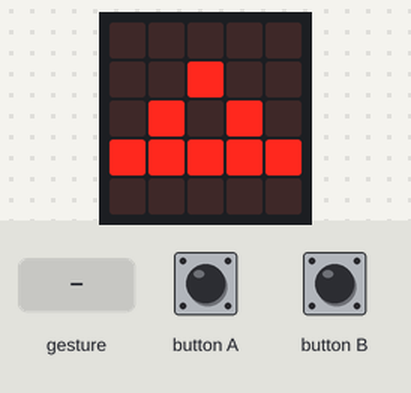
The program below on a simulated BBC micro:bit running MicroPython. Parts: the board's 5×5 LED display. The test bench sets the inputs (shaded band). No radio messages arrive unless stated (any console line starting 'radio sent:' is added by the test bench); a tilt is held for 1.5 s and a shake lasts 1 s, then the board lies face up again; what the program prints to the serial console is not drawn.

Above: at 1.2 s.
1.3 s: gesture 'up'
At 2.6 s:
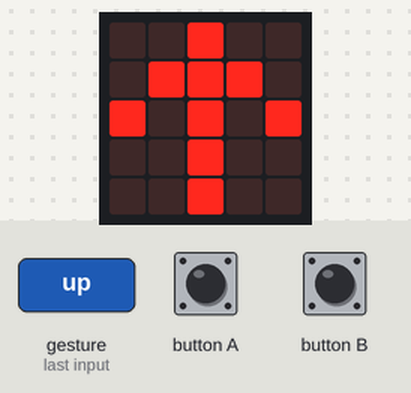
4.3 s: gesture 'left'
At 4.9 s:
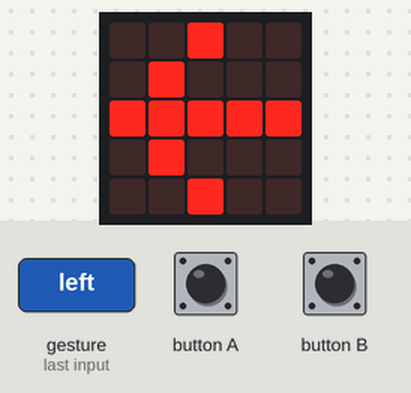
7.3 s: button A pressed for 0.15 s
At 7.37 s:
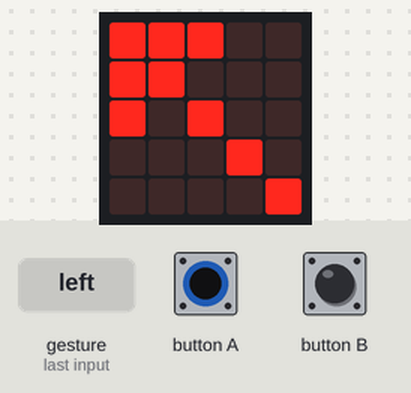
8.9 s: button B pressed for 0.15 s
At 8.97 s:
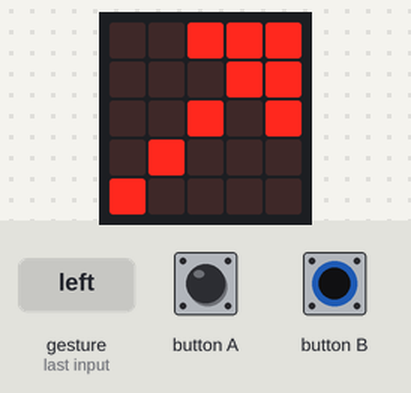
10.5 s: button A pressed for 3.2 s
At 11.8 s:
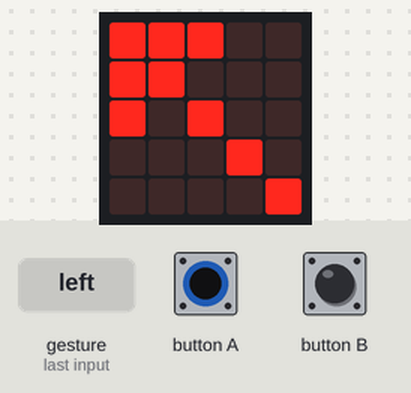
Timing chart, 0 to 11.4 s (numbered marks = the images above; inputs shaded):
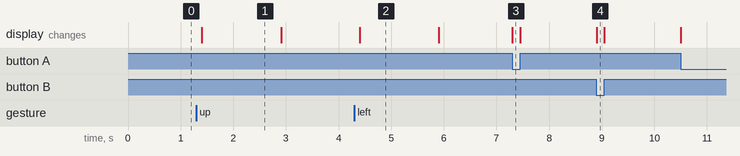

Measured:
- after the input at 1.3 s, the display: changes after 0.10 s (image 1)
- after the input at 4.3 s, the display: changes after 0.10 s (image 2)
- after the input at 7.3 s, the display: changes at once (image 3)
- after the input at 8.9 s, the display: changes at once (image 4)
- what the display in image 1 shows lasts 1.5 s, from 1.4 s to 2.9 s

The program:

Remote_Control__Advanced_.py
```python
from microbit import *
import ustruct
import radio
import math


def control (motor_speed):

    radio.on()

    low = 20

    if gesture == "up": #forward

        radio.send_bytes(ustruct.pack('bb', motor_speed, motor_speed))
        display.show(Image.ARROW_N)


    elif gesture == "left":

        radio.send_bytes(ustruct.pack('bb', motor_speed, -motor_speed))
        display.show(Image.ARROW_W)


    elif gesture == "right":

        radio.send_bytes(ustruct.pack('bb', -motor_speed, motor_speed))
        display.show(Image.ARROW_E)


    elif gesture == "down": #backward

        radio.send_bytes(ustruct.pack('bb', -motor_speed, -motor_speed))
        display.show(Image.ARROW_S)


    else:
        radio.send_bytes(ustruct.pack('bb', 0, 0))
        display.show(Image.TRIANGLE)


def main():


    while True:

        global gesture
        gesture = accelerometer.current_gesture()

        stateA = button_a.is_pressed()
        stateB = button_b.is_pressed()

        if not stateA and not stateB:
            motor_speed = 50
            control(motor_speed)

        if stateA and stateB:
            motor_speed = 75
            control(motor_speed)
            display.show(Image.RABBIT)

        if stateA and not stateB:
            radio.send_bytes(ustruct.pack('bb', 50, 20))
            display.show(Image.ARROW_NW)

        if not stateA and stateB:
            radio.send_bytes(ustruct.pack('bb', 20, 50))
            display.show(Image.ARROW_NE)


if __name__ == "__main__":
    main()
```
